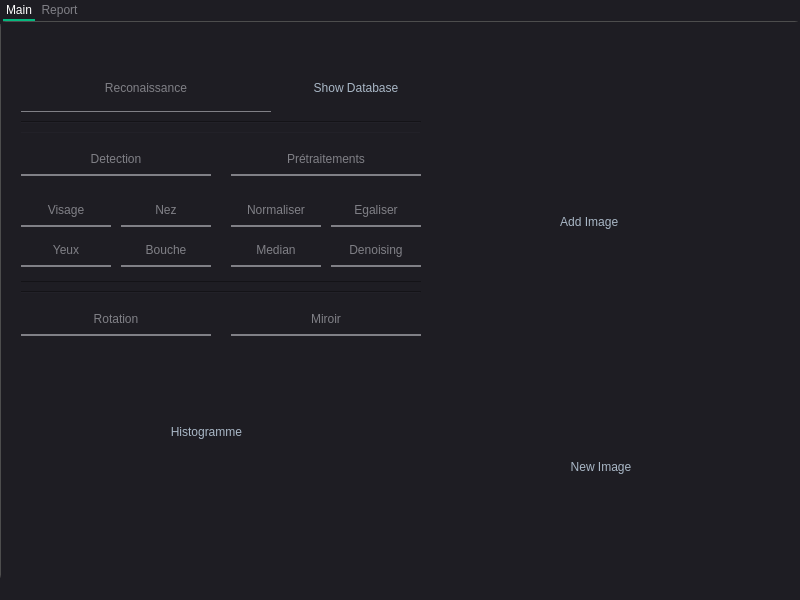
<?xml version="1.0" encoding="UTF-8"?>
<ui version="4.0">
 <class>MainWindow</class>
 <widget class="QMainWindow" name="MainWindow">
  <property name="geometry">
   <rect>
    <x>0</x>
    <y>0</y>
    <width>800</width>
    <height>600</height>
   </rect>
  </property>
  <property name="windowTitle">
   <string>MainWindow</string>
  </property>
  <property name="styleSheet">
   <string notr="true">*{
	background-color:#1e1d23;}
QMainWindow {
	background-color:#1e1d23;
}
QDialog {
	background-color:#1e1d23;
}
QColorDialog {
	background-color:#1e1d23;
}
QTextEdit {
	background-color:#1e1d23;
	color: #a9b7c6;
}
QPlainTextEdit {
	selection-background-color:#007b50;
	background-color:#1e1d23;
	border-style: solid;
	border-top-color: transparent;
	border-right-color: transparent;
	border-left-color: transparent;
	border-bottom-color: transparent;
	border-width: 1px;
	color: #a9b7c6;
}
QPushButton{
	border-style: solid;
	border-top-color: transparent;
	border-right-color: transparent;
	border-left-color: transparent;
	border-bottom-color: transparent;
	border-width: 1px;
	border-style: solid;
	color: #a9b7c6;
	padding: 2px;
	background-color: #1e1d23;
}
QPushButton::default{
	border-style: inset;
	border-top-color: transparent;
	border-right-color: transparent;
	border-left-color: transparent;
	border-bottom-color: #04b97f;
	border-width: 1px;
	color: #a9b7c6;
	padding: 2px;
	background-color: #1e1d23;
}
QToolButton {
	border-style: solid;
	border-top-color: transparent;
	border-right-color: transparent;
	border-left-color: transparent;
	border-bottom-color: #04b97f;
	border-bottom-width: 1px;
	border-style: solid;
	color: #a9b7c6;
	padding: 2px;
	background-color: #1e1d23;
}
QToolButton:hover{
	border-style: solid;
	border-top-color: transparent;
	border-right-color: transparent;
	border-left-color: transparent;
	border-bottom-color: #37efba;
	border-bottom-width: 2px;
	border-style: solid;
	color: #FFFFFF;
	padding-bottom: 1px;
	background-color: #1e1d23;
}
QPushButton:hover{
	border-style: solid;
	border-top-color: transparent;
	border-right-color: transparent;
	border-left-color: transparent;
	border-bottom-color: #37efba;
	border-bottom-width: 1px;
	border-style: solid;
	color: #FFFFFF;
	padding-bottom: 2px;
	background-color: #1e1d23;
}
QPushButton:pressed{
	border-style: solid;
	border-top-color: transparent;
	border-right-color: transparent;
	border-left-color: transparent;
	border-bottom-color: #37efba;
	border-bottom-width: 2px;
	border-style: solid;
	color: #37efba;
	padding-bottom: 1px;
	background-color: #1e1d23;
}
QPushButton:disabled{
	border-style: solid;
	border-top-color: transparent;
	border-right-color: transparent;
	border-left-color: transparent;
	border-bottom-color: #808086;
	border-bottom-width: 2px;
	border-style: solid;
	color: #808086;
	padding-bottom: 1px;
	background-color: #1e1d23;
}
QLineEdit {
	border-width: 1px; border-radius: 4px;
	border-color: rgb(58, 58, 58);
	border-style: inset;
	padding: 0 8px;
	color: #a9b7c6;
	background:#1e1d23;
	selection-background-color:#007b50;
	selection-color: #FFFFFF;
}
QLabel {
	color: #a9b7c6;
}
QLCDNumber {
	color: #37e6b4;
}
QProgressBar {
	text-align: center;
	color: rgb(240, 240, 240);
	border-width: 1px; 
	border-radius: 10px;
	border-color: rgb(58, 58, 58);
	border-style: inset;
	background-color:#1e1d23;
}
QProgressBar::chunk {
	background-color: #04b97f;
	border-radius: 5px;
}
QMenuBar {
	background-color: #1e1d23;
}
QMenuBar::item {
	color: #a9b7c6;
  	spacing: 3px;
  	padding: 1px 4px;
  	background: #1e1d23;
}

QMenuBar::item:selected {
  	background:#1e1d23;
	color: #FFFFFF;
}
QMenu::item:selected {
	border-style: solid;
	border-top-color: transparent;
	border-right-color: transparent;
	border-left-color: #04b97f;
	border-bottom-color: transparent;
	border-left-width: 2px;
	color: #FFFFFF;
	padding-left:15px;
	padding-top:4px;
	padding-bottom:4px;
	padding-right:7px;
	background-color: #1e1d23;
}
QMenu::item {
	border-style: solid;
	border-top-color: transparent;
	border-right-color: transparent;
	border-left-color: transparent;
	border-bottom-color: transparent;
	border-bottom-width: 1px;
	border-style: solid;
	color: #a9b7c6;
	padding-left:17px;
	padding-top:4px;
	padding-bottom:4px;
	padding-right:7px;
	background-color: #1e1d23;
}
QMenu{
	background-color:#1e1d23;
}
QTabWidget {
	color:rgb(0,0,0);
	background-color:#1e1d23;
}
QTabWidget::pane {
		border-color: rgb(77,77,77);
		background-color:#1e1d23;
		border-style: solid;
		border-width: 1px;
    	border-radius: 6px;
}
QTabBar::tab {
	border-style: solid;
	border-top-color: transparent;
	border-right-color: transparent;
	border-left-color: transparent;
	border-bottom-color: transparent;
	border-bottom-width: 1px;
	border-style: solid;
	color: #808086;
	padding: 3px;
	margin-left:3px;
	background-color: #1e1d23;
}
QTabBar::tab:selected, QTabBar::tab:last:selected, QTabBar::tab:hover {
  	border-style: solid;
	border-top-color: transparent;
	border-right-color: transparent;
	border-left-color: transparent;
	border-bottom-color: #04b97f;
	border-bottom-width: 2px;
	border-style: solid;
	color: #FFFFFF;
	padding-left: 3px;
	padding-bottom: 2px;
	margin-left:3px;
	background-color: #1e1d23;
}

QCheckBox {
	color: #a9b7c6;
	padding: 2px;
}
QCheckBox:disabled {
	color: #808086;
	padding: 2px;
}

QCheckBox:hover {
	border-radius:4px;
	border-style:solid;
	padding-left: 1px;
	padding-right: 1px;
	padding-bottom: 1px;
	padding-top: 1px;
	border-width:1px;
	border-color: rgb(87, 97, 106);
	background-color:#1e1d23;
}
QCheckBox::indicator:checked {

	height: 10px;
	width: 10px;
	border-style:solid;
	border-width: 1px;
	border-color: #04b97f;
	color: #a9b7c6;
	background-color: #04b97f;
}
QCheckBox::indicator:unchecked {

	height: 10px;
	width: 10px;
	border-style:solid;
	border-width: 1px;
	border-color: #04b97f;
	color: #a9b7c6;
	background-color: transparent;
}
QRadioButton {
	color: #a9b7c6;
	background-color: #1e1d23;
	padding: 1px;
}
QRadioButton::indicator:checked {
	height: 10px;
	width: 10px;
	border-style:solid;
	border-radius:5px;
	border-width: 1px;
	border-color: #04b97f;
	color: #a9b7c6;
	background-color: #04b97f;
}
QRadioButton::indicator:!checked {
	height: 10px;
	width: 10px;
	border-style:solid;
	border-radius:5px;
	border-width: 1px;
	border-color: #04b97f;
	color: #a9b7c6;
	background-color: transparent;
}
QStatusBar {
	color:#027f7f;
}
QSpinBox {
	color: #a9b7c6;	
	background-color: #1e1d23;
}
QDoubleSpinBox {
	color: #a9b7c6;	
	background-color: #1e1d23;
}
QTimeEdit {
	color: #a9b7c6;	
	background-color: #1e1d23;
}
QDateTimeEdit {
	color: #a9b7c6;	
	background-color: #1e1d23;
}
QDateEdit {
	color: #a9b7c6;	
	background-color: #1e1d23;
}
QComboBox {
	color: #a9b7c6;	
	background: #1e1d23;
}
QComboBox:editable {
	background: #1e1d23;
	color: #a9b7c6;
	selection-background-color: #1e1d23;
}
QComboBox QAbstractItemView {
	color: #a9b7c6;	
	background: #1e1d23;
	selection-color: #FFFFFF;
	selection-background-color: #1e1d23;
}
QComboBox:!editable:on, QComboBox::drop-down:editable:on {
	color: #a9b7c6;	
	background: #1e1d23;
}
QFontComboBox {
	color: #a9b7c6;	
	background-color: #1e1d23;
}
QToolBox {
	color: #a9b7c6;
	background-color: #1e1d23;
}
QToolBox::tab {
	color: #a9b7c6;
	background-color: #1e1d23;
}
QToolBox::tab:selected {
	color: #FFFFFF;
	background-color: #1e1d23;
}
QScrollArea {
	color: #FFFFFF;
	background-color: #1e1d23;
}
QSlider::groove:horizontal {
	height: 5px;
	background: #04b97f;
}
QSlider::groove:vertical {
	width: 5px;
	background: #04b97f;
}
QSlider::handle:horizontal {
	background: qlineargradient(x1:0, y1:0, x2:1, y2:1, stop:0 #b4b4b4, stop:1 #8f8f8f);
	border: 1px solid #5c5c5c;
	width: 14px;
	margin: -5px 0;
	border-radius: 7px;
}
QSlider::handle:vertical {
	background: qlineargradient(x1:1, y1:1, x2:0, y2:0, stop:0 #b4b4b4, stop:1 #8f8f8f);
	border: 1px solid #5c5c5c;
	height: 14px;
	margin: 0 -5px;
	border-radius: 7px;
}
QSlider::add-page:horizontal {
    background: white;
}
QSlider::add-page:vertical {
    background: white;
}
QSlider::sub-page:horizontal {
    background: #04b97f;
}
QSlider::sub-page:vertical {
    background: #04b97f;
}</string>
  </property>
  <widget class="QWidget" name="centralwidget">
   <widget class="QTabWidget" name="tabWidget">
    <property name="geometry">
     <rect>
      <x>0</x>
      <y>0</y>
      <width>801</width>
      <height>581</height>
     </rect>
    </property>
    <property name="currentIndex">
     <number>0</number>
    </property>
    <property name="usesScrollButtons">
     <bool>false</bool>
    </property>
    <property name="tabsClosable">
     <bool>false</bool>
    </property>
    <property name="tabBarAutoHide">
     <bool>false</bool>
    </property>
    <widget class="QWidget" name="Main">
     <attribute name="title">
      <string>Main</string>
     </attribute>
     <widget class="QPushButton" name="imgChanger">
      <property name="geometry">
       <rect>
        <x>450</x>
        <y>420</y>
        <width>300</width>
        <height>50</height>
       </rect>
      </property>
      <property name="text">
       <string>New Image</string>
      </property>
     </widget>
     <widget class="QLabel" name="MyImage">
      <property name="geometry">
       <rect>
        <x>450</x>
        <y>50</y>
        <width>300</width>
        <height>300</height>
       </rect>
      </property>
      <property name="text">
       <string>                                 Add Image</string>
      </property>
      <property name="scaledContents">
       <bool>true</bool>
      </property>
      <property name="margin">
       <number>0</number>
      </property>
     </widget>
     <widget class="QPushButton" name="showDatabase">
      <property name="geometry">
       <rect>
        <x>290</x>
        <y>40</y>
        <width>130</width>
        <height>51</height>
       </rect>
      </property>
      <property name="text">
       <string>Show Database</string>
      </property>
     </widget>
     <widget class="QPushButton" name="Reconaissance">
      <property name="enabled">
       <bool>false</bool>
      </property>
      <property name="geometry">
       <rect>
        <x>20</x>
        <y>40</y>
        <width>250</width>
        <height>51</height>
       </rect>
      </property>
      <property name="text">
       <string>Reconaissance</string>
      </property>
     </widget>
     <widget class="QPushButton" name="Detection">
      <property name="enabled">
       <bool>false</bool>
      </property>
      <property name="geometry">
       <rect>
        <x>20</x>
        <y>120</y>
        <width>190</width>
        <height>34</height>
       </rect>
      </property>
      <property name="text">
       <string>Detection</string>
      </property>
     </widget>
     <widget class="QPushButton" name="Pretraitement">
      <property name="enabled">
       <bool>false</bool>
      </property>
      <property name="geometry">
       <rect>
        <x>230</x>
        <y>120</y>
        <width>190</width>
        <height>34</height>
       </rect>
      </property>
      <property name="text">
       <string>Prétraitements</string>
      </property>
     </widget>
     <widget class="QPushButton" name="DVisage">
      <property name="enabled">
       <bool>false</bool>
      </property>
      <property name="geometry">
       <rect>
        <x>20</x>
        <y>170</y>
        <width>90</width>
        <height>35</height>
       </rect>
      </property>
      <property name="text">
       <string>Visage</string>
      </property>
     </widget>
     <widget class="QPushButton" name="DNez">
      <property name="enabled">
       <bool>false</bool>
      </property>
      <property name="geometry">
       <rect>
        <x>120</x>
        <y>170</y>
        <width>90</width>
        <height>35</height>
       </rect>
      </property>
      <property name="text">
       <string>Nez</string>
      </property>
     </widget>
     <widget class="QPushButton" name="DBouche">
      <property name="enabled">
       <bool>false</bool>
      </property>
      <property name="geometry">
       <rect>
        <x>120</x>
        <y>210</y>
        <width>90</width>
        <height>35</height>
       </rect>
      </property>
      <property name="text">
       <string>Bouche</string>
      </property>
     </widget>
     <widget class="QPushButton" name="DYeux">
      <property name="enabled">
       <bool>false</bool>
      </property>
      <property name="geometry">
       <rect>
        <x>20</x>
        <y>210</y>
        <width>90</width>
        <height>35</height>
       </rect>
      </property>
      <property name="text">
       <string>Yeux</string>
      </property>
     </widget>
     <widget class="QPushButton" name="Denoising">
      <property name="enabled">
       <bool>false</bool>
      </property>
      <property name="geometry">
       <rect>
        <x>330</x>
        <y>210</y>
        <width>90</width>
        <height>35</height>
       </rect>
      </property>
      <property name="text">
       <string>Denoising</string>
      </property>
     </widget>
     <widget class="QPushButton" name="Median">
      <property name="enabled">
       <bool>false</bool>
      </property>
      <property name="geometry">
       <rect>
        <x>230</x>
        <y>210</y>
        <width>90</width>
        <height>35</height>
       </rect>
      </property>
      <property name="text">
       <string>Median</string>
      </property>
     </widget>
     <widget class="QPushButton" name="Egaliser">
      <property name="enabled">
       <bool>false</bool>
      </property>
      <property name="geometry">
       <rect>
        <x>330</x>
        <y>170</y>
        <width>90</width>
        <height>35</height>
       </rect>
      </property>
      <property name="text">
       <string>Egaliser</string>
      </property>
     </widget>
     <widget class="QPushButton" name="Norm">
      <property name="enabled">
       <bool>false</bool>
      </property>
      <property name="geometry">
       <rect>
        <x>230</x>
        <y>170</y>
        <width>90</width>
        <height>35</height>
       </rect>
      </property>
      <property name="text">
       <string>Normaliser</string>
      </property>
     </widget>
     <widget class="QPushButton" name="Miroir">
      <property name="enabled">
       <bool>false</bool>
      </property>
      <property name="geometry">
       <rect>
        <x>230</x>
        <y>280</y>
        <width>190</width>
        <height>34</height>
       </rect>
      </property>
      <property name="text">
       <string>Miroir</string>
      </property>
     </widget>
     <widget class="QPushButton" name="Rotation">
      <property name="enabled">
       <bool>false</bool>
      </property>
      <property name="geometry">
       <rect>
        <x>20</x>
        <y>280</y>
        <width>190</width>
        <height>34</height>
       </rect>
      </property>
      <property name="text">
       <string>Rotation</string>
      </property>
     </widget>
     <widget class="Line" name="line">
      <property name="geometry">
       <rect>
        <x>20</x>
        <y>100</y>
        <width>400</width>
        <height>20</height>
       </rect>
      </property>
      <property name="orientation">
       <enum>Qt::Horizontal</enum>
      </property>
     </widget>
     <widget class="Line" name="line_2">
      <property name="geometry">
       <rect>
        <x>20</x>
        <y>250</y>
        <width>400</width>
        <height>20</height>
       </rect>
      </property>
      <property name="orientation">
       <enum>Qt::Horizontal</enum>
      </property>
     </widget>
     <widget class="Line" name="line_3">
      <property name="geometry">
       <rect>
        <x>20</x>
        <y>260</y>
        <width>400</width>
        <height>20</height>
       </rect>
      </property>
      <property name="orientation">
       <enum>Qt::Horizontal</enum>
      </property>
     </widget>
     <widget class="Line" name="line_4">
      <property name="geometry">
       <rect>
        <x>20</x>
        <y>90</y>
        <width>400</width>
        <height>20</height>
       </rect>
      </property>
      <property name="orientation">
       <enum>Qt::Horizontal</enum>
      </property>
     </widget>
     <widget class="QLabel" name="label">
      <property name="geometry">
       <rect>
        <x>20</x>
        <y>340</y>
        <width>400</width>
        <height>140</height>
       </rect>
      </property>
      <property name="styleSheet">
       <string notr="true">Qlabel{
background: qlineargradient(spread:pad, x1:0, y1:1, x2:0, y2:0, stop:0 rgba(0, 0, 0, 255), stop:0.05 rgba(14, 8, 73, 255), stop:0.36 rgba(28, 17, 145, 255), stop:0.6 rgba(126, 14, 81, 255), stop:0.75 rgba(234, 11, 11, 255), stop:0.79 rgba(244, 70, 5, 255), stop:0.86 rgba(255, 136, 0, 255), stop:0.935 rgba(239, 236, 55, 255))}</string>
      </property>
      <property name="text">
       <string>                                             Histogramme</string>
      </property>
     </widget>
    </widget>
    <widget class="QWidget" name="Report">
     <property name="enabled">
      <bool>true</bool>
     </property>
     <attribute name="title">
      <string>Report</string>
     </attribute>
    </widget>
   </widget>
  </widget>
  <widget class="QMenuBar" name="menubar">
   <property name="geometry">
    <rect>
     <x>0</x>
     <y>0</y>
     <width>800</width>
     <height>18</height>
    </rect>
   </property>
  </widget>
  <widget class="QStatusBar" name="statusbar"/>
 </widget>
 <resources/>
 <connections/>
</ui>
